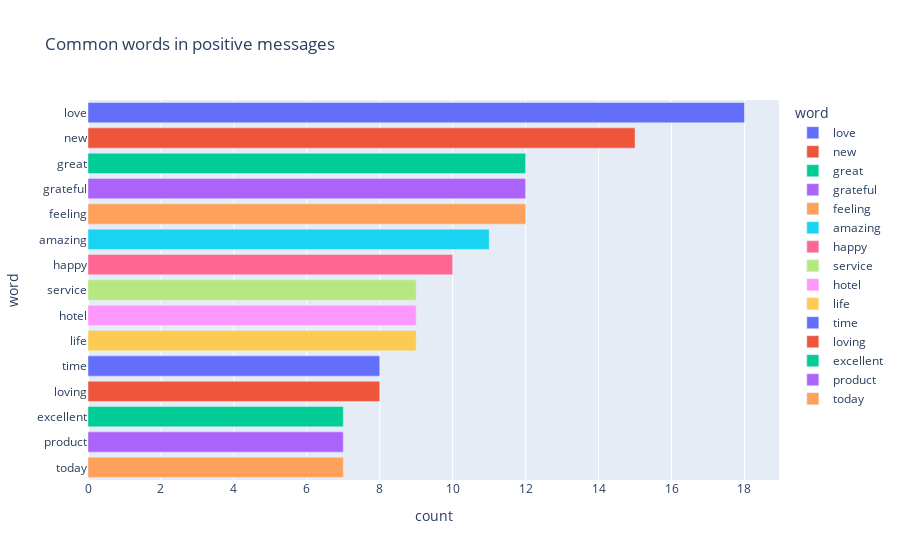

The notebook cell saved with this chart:
### Code cell
px.bar(positive_words, x='count', y='word', title='Common words in positive messages', color = 'word')

### Figure 1 — Plotly figure (JSON) as saved in the notebook; plotly's stock layout.template omitted (floating-point values rounded to 4 significant figures)
{"data": [{"alignmentgroup": "True", "hovertemplate": "word=%{y}<br>count=%{x}<extra></extra>", "legendgroup": "love", "marker": {"color": "#636efa", "pattern": {"shape": ""}}, "name": "love", "offsetgroup": "love", "orientation": "h", "showlegend": true, "textposition": "auto", "type": "bar", "x": [18], "xaxis": "x", "y": ["love"], "yaxis": "y"}, {"alignmentgroup": "True", "hovertemplate": "word=%{y}<br>count=%{x}<extra></extra>", "legendgroup": "new", "marker": {"color": "#EF553B", "pattern": {"shape": ""}}, "name": "new", "offsetgroup": "new", "orientation": "h", "showlegend": true, "textposition": "auto", "type": "bar", "x": [15], "xaxis": "x", "y": ["new"], "yaxis": "y"}, {"alignmentgroup": "True", "hovertemplate": "word=%{y}<br>count=%{x}<extra></extra>", "legendgroup": "great", "marker": {"color": "#00cc96", "pattern": {"shape": ""}}, "name": "great", "offsetgroup": "great", "orientation": "h", "showlegend": true, "textposition": "auto", "type": "bar", "x": [12], "xaxis": "x", "y": ["great"], "yaxis": "y"}, {"alignmentgroup": "True", "hovertemplate": "word=%{y}<br>count=%{x}<extra></extra>", "legendgroup": "grateful", "marker": {"color": "#ab63fa", "pattern": {"shape": ""}}, "name": "grateful", "offsetgroup": "grateful", "orientation": "h", "showlegend": true, "textposition": "auto", "type": "bar", "x": [12], "xaxis": "x", "y": ["grateful"], "yaxis": "y"}, {"alignmentgroup": "True", "hovertemplate": "word=%{y}<br>count=%{x}<extra></extra>", "legendgroup": "feeling", "marker": {"color": "#FFA15A", "pattern": {"shape": ""}}, "name": "feeling", "offsetgroup": "feeling", "orientation": "h", "showlegend": true, "textposition": "auto", "type": "bar", "x": [12], "xaxis": "x", "y": ["feeling"], "yaxis": "y"}, {"alignmentgroup": "True", "hovertemplate": "word=%{y}<br>count=%{x}<extra></extra>", "legendgroup": "amazing", "marker": {"color": "#19d3f3", "pattern": {"shape": ""}}, "name": "amazing", "offsetgroup": "amazing", "orientation": "h", "showlegend": true, "textposition": "auto", "type": "bar", "x": [11], "xaxis": "x", "y": ["amazing"], "yaxis": "y"}, {"alignmentgroup": "True", "hovertemplate": "word=%{y}<br>count=%{x}<extra></extra>", "legendgroup": "happy", "marker": {"color": "#FF6692", "pattern": {"shape": ""}}, "name": "happy", "offsetgroup": "happy", "orientation": "h", "showlegend": true, "textposition": "auto", "type": "bar", "x": [10], "xaxis": "x", "y": ["happy"], "yaxis": "y"}, {"alignmentgroup": "True", "hovertemplate": "word=%{y}<br>count=%{x}<extra></extra>", "legendgroup": "service", "marker": {"color": "#B6E880", "pattern": {"shape": ""}}, "name": "service", "offsetgroup": "service", "orientation": "h", "showlegend": true, "textposition": "auto", "type": "bar", "x": [9], "xaxis": "x", "y": ["service"], "yaxis": "y"}, {"alignmentgroup": "True", "hovertemplate": "word=%{y}<br>count=%{x}<extra></extra>", "legendgroup": "hotel", "marker": {"color": "#FF97FF", "pattern": {"shape": ""}}, "name": "hotel", "offsetgroup": "hotel", "orientation": "h", "showlegend": true, "textposition": "auto", "type": "bar", "x": [9], "xaxis": "x", "y": ["hotel"], "yaxis": "y"}, {"alignmentgroup": "True", "hovertemplate": "word=%{y}<br>count=%{x}<extra></extra>", "legendgroup": "life", "marker": {"color": "#FECB52", "pattern": {"shape": ""}}, "name": "life", "offsetgroup": "life", "orientation": "h", "showlegend": true, "textposition": "auto", "type": "bar", "x": [9], "xaxis": "x", "y": ["life"], "yaxis": "y"}, {"alignmentgroup": "True", "hovertemplate": "word=%{y}<br>count=%{x}<extra></extra>", "legendgroup": "time", "marker": {"color": "#636efa", "pattern": {"shape": ""}}, "name": "time", "offsetgroup": "time", "orientation": "h", "showlegend": true, "textposition": "auto", "type": "bar", "x": [8], "xaxis": "x", "y": ["time"], "yaxis": "y"}, {"alignmentgroup": "True", "hovertemplate": "word=%{y}<br>count=%{x}<extra></extra>", "legendgroup": "loving", "marker": {"color": "#EF553B", "pattern": {"shape": ""}}, "name": "loving", "offsetgroup": "loving", "orientation": "h", "showlegend": true, "textposition": "auto", "type": "bar", "x": [8], "xaxis": "x", "y": ["loving"], "yaxis": "y"}, {"alignmentgroup": "True", "hovertemplate": "word=%{y}<br>count=%{x}<extra></extra>", "legendgroup": "excellent", "marker": {"color": "#00cc96", "pattern": {"shape": ""}}, "name": "excellent", "offsetgroup": "excellent", "orientation": "h", "showlegend": true, "textposition": "auto", "type": "bar", "x": [7], "xaxis": "x", "y": ["excellent"], "yaxis": "y"}, {"alignmentgroup": "True", "hovertemplate": "word=%{y}<br>count=%{x}<extra></extra>", "legendgroup": "product", "marker": {"color": "#ab63fa", "pattern": {"shape": ""}}, "name": "product", "offsetgroup": "product", "orientation": "h", "showlegend": true, "textposition": "auto", "type": "bar", "x": [7], "xaxis": "x", "y": ["product"], "yaxis": "y"}, {"alignmentgroup": "True", "hovertemplate": "word=%{y}<br>count=%{x}<extra></extra>", "legendgroup": "today", "marker": {"color": "#FFA15A", "pattern": {"shape": ""}}, "name": "today", "offsetgroup": "today", "orientation": "h", "showlegend": true, "textposition": "auto", "type": "bar", "x": [7], "xaxis": "x", "y": ["today"], "yaxis": "y"}], "layout": {"barmode": "relative", "legend": {"title": {"text": "word"}, "tracegroupgap": 0}, "title": {"text": "Common words in positive messages"}, "xaxis": {"anchor": "y", "domain": [0, 1], "title": {"text": "count"}}, "yaxis": {"anchor": "x", "categoryarray": ["today", "product", "excellent", "loving", "time", "life", "hotel", "service", "happy", "amazing", "feeling", "grateful", "great", "new", "love"], "categoryorder": "array", "domain": [0, 1], "title": {"text": "word"}}}}
